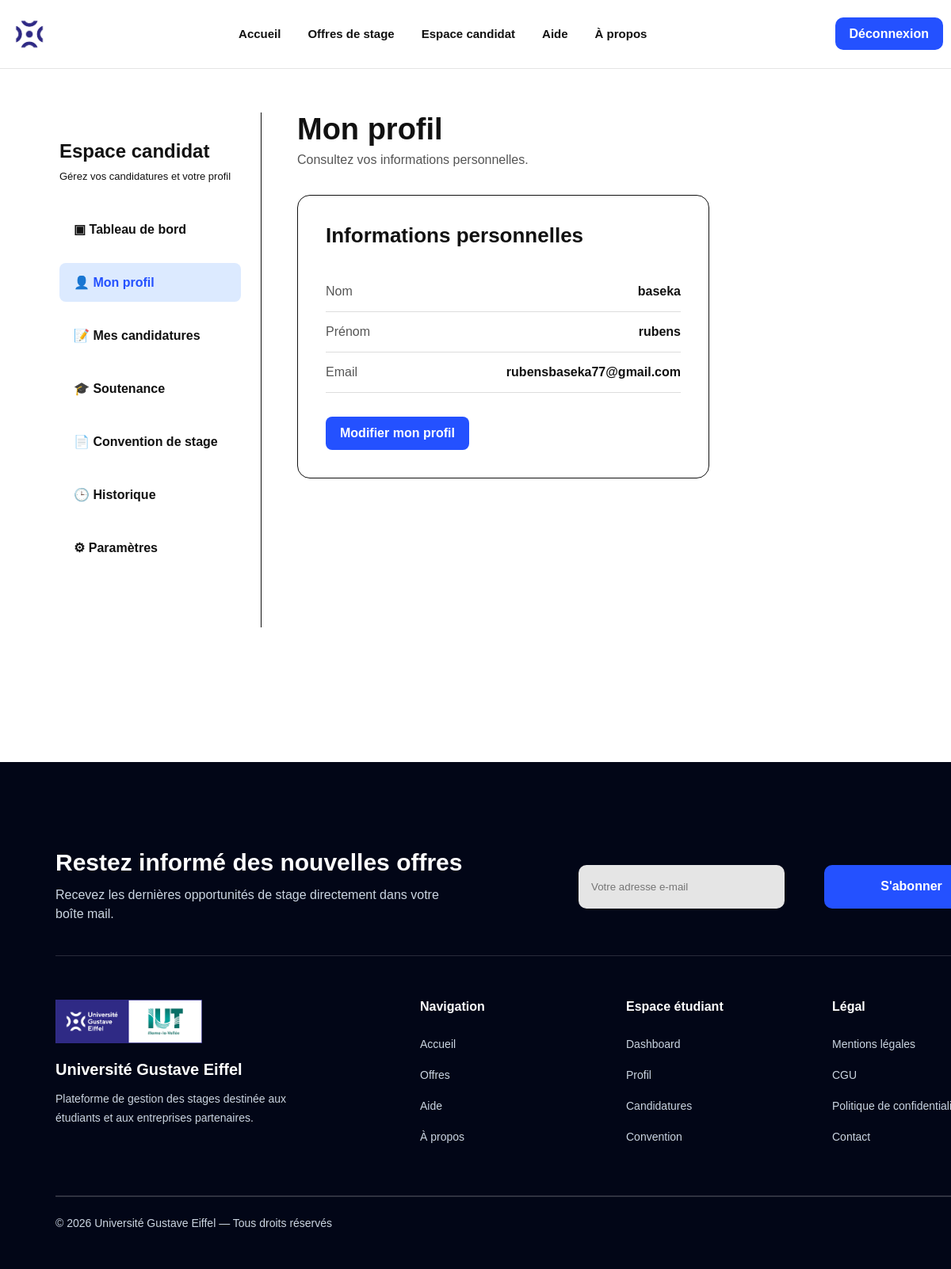
The app's page /candidat/profil.php (signed in) with its own data.
### tables this page shows
CREATE TABLE `etudiant` (
  `id_etudiant` int(11) NOT NULL,
  `nom` varchar(200) DEFAULT NULL,
  `prenom` varchar(200) DEFAULT NULL,
  `email` varchar(200) DEFAULT NULL,
  `mot_de_passe` varchar(255) NOT NULL
);

### candidat/profil.php (the view, shortened to what this page needs)
<?php
include("../includes/db.php");
$id_etudiant = $_SESSION["etudiant_id"];
$sql = "
SELECT *
FROM etudiant
WHERE id_etudiant = $id_etudiant
";
$result = mysqli_query($conn, $sql);
$etudiant = mysqli_fetch_assoc($result);
include("../includes/header.php");
?>
<link rel="stylesheet" href="/site_stage/assets/css/profil-candidat.css?v=1">
<main class="pc-page">
    <aside class="pc-sidebar">
        <h2>Espace candidat</h2>
        <p>Gérez vos candidatures et votre profil</p>
        <a href="dashboard.php">▣ Tableau de bord</a>
        <a class="active" href="profil.php">👤 Mon profil</a>
        <a href="mes-candidatures.php">📝 Mes candidatures</a>
        <a href="soutenance.php">🎓 Soutenance</a>
        <a href="convention.php">📄 Convention de stage</a>
        <a href="historique.php">🕒 Historique</a>
                <a href="parametres.php">⚙ Paramètres</a>
    </aside>
    <section class="pc-content">
        <h1>Mon profil</h1>
        <p class="pc-subtitle">Consultez vos informations personnelles.</p>
        <div class="pc-card">
            <h2>Informations personnelles</h2>
            <div class="pc-info">
                <span>Nom</span>
                <strong><?php echo htmlspecialchars($etudiant["nom"]); ?></strong>
            </div>
            <div class="pc-info">
                <span>Prénom</span>
                <strong><?php echo htmlspecialchars($etudiant["prenom"]); ?></strong>
            </div>
            <div class="pc-info">
                <span>Email</span>
                <strong><?php echo htmlspecialchars($etudiant["email"]); ?></strong>
            </div>
            <a href="parametres.php" class="pc-btn">
                Modifier mon profil
            </a>
        </div>
    </section>
</main>
<?php include("../includes/footer.php"); ?>

### assets/css/style.css (style rules this page uses)
html, body { margin:0; padding:0; overflow-x:hidden; }
section { background:#fff; }
body { background:#fff; }

### assets/css/header-footer.css (style rules this page uses)
* { margin:0; padding:0; box-sizing:border-box; }
body { font-family:Arial, sans-serif; background:white; color:#111; }
a { text-decoration:none; }

### assets/css/profil-candidat.css (style rules this page uses)
.pc-page { width:1100px; margin:0 auto; display:grid; grid-template-columns:280px 1fr; gap:45px; padding:55px 0 90px; }
.pc-sidebar { border-right:1px solid #111; padding:35px 25px; min-height:650px; }
.pc-sidebar h2 { font-size:24px; margin:0 0 10px; }
.pc-sidebar p { font-size:13px; margin:0 0 35px; }
.pc-sidebar a { display:block; text-decoration:none; color:#111; font-weight:700; padding:15px 18px; border-radius:8px; margin-bottom:18px; }
.pc-sidebar a.active { background:#dceaff; color:#2451ff; }
.pc-content h1 { font-size:38px; margin:0 0 8px; }
.pc-subtitle { color:#555; margin-bottom:35px; }
.pc-card { width:520px; background:white; border:1px solid #111; border-radius:16px; padding:35px; }
.pc-card h2 { font-size:26px; margin:0 0 30px; }
.pc-info { display:flex; justify-content:space-between; border-bottom:1px solid #ddd; padding:16px 0; }
.pc-info span { color:#555; }
.pc-info strong { color:#111; }
.pc-btn { display:inline-block; margin-top:30px; background:#2451ff; color:white; padding:12px 18px; border-radius:8px; text-decoration:none; font-weight:700; }

### records on screen
etudiant: nom "baseka", prenom "rubens", email "rubensbaseka77@gmail.com"
